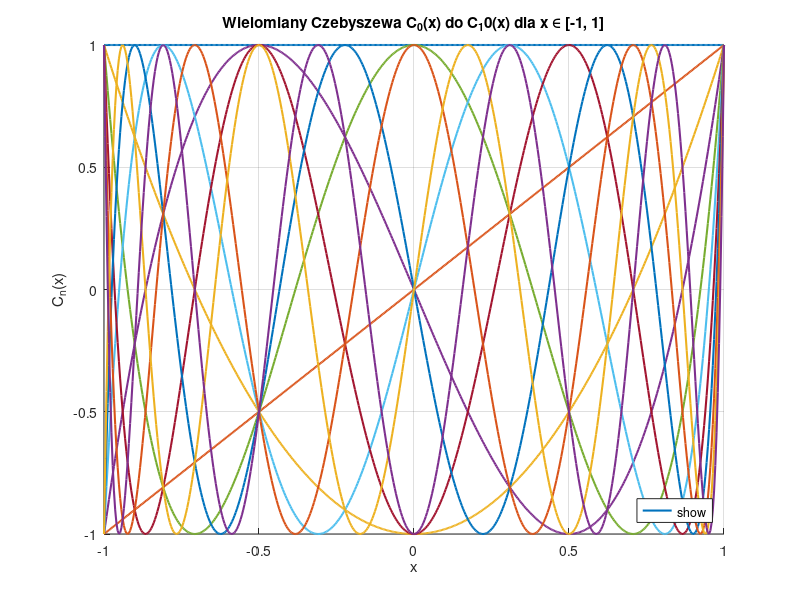

Write the MATLAB code that produced this figure.
close all; clear all; 

% wzór: Cn+1 = 2xCn - Cn-1


C = cell(11, 1); % Wektor komórek do przechowywania wielomianów C0 do C10
C{1} = [ 1 ];
C{2} = [ 1, 0 ];

for m = 2:10
    C_m = C{m};
    A = 2 * C_m;
    A = [A, 0];
    C_minus_1 = C{m-1};
    B = C_minus_1;
    roznica_dl = length(A) - length(B);
    new_B = [zeros(1, roznica_dl), B];
    C{m+1} = A - new_B;

end

x = linspace(-1, 1, 500);
figure;
hold on; 
grid on;
title('Wielomiany Czebyszewa C_0(x) do C_10(x) dla x \in [-1, 1]');
xlabel('x');
ylabel('C_n(x)');

for n = 0:10
    Cn_uzyt = C{n+1};
    y = polyval(Cn_uzyt, x);    % obliczanie funkcji
    
    % Rysuj linię
    plot(x, y, 'DisplayName', ['C_', num2str(n), '(x)'], 'LineWidth', 1.5);
end

legend('show', 'Location', 'SouthEast');
xlim([-1, 1]);
ylim([-1, 1]); 
hold off;
